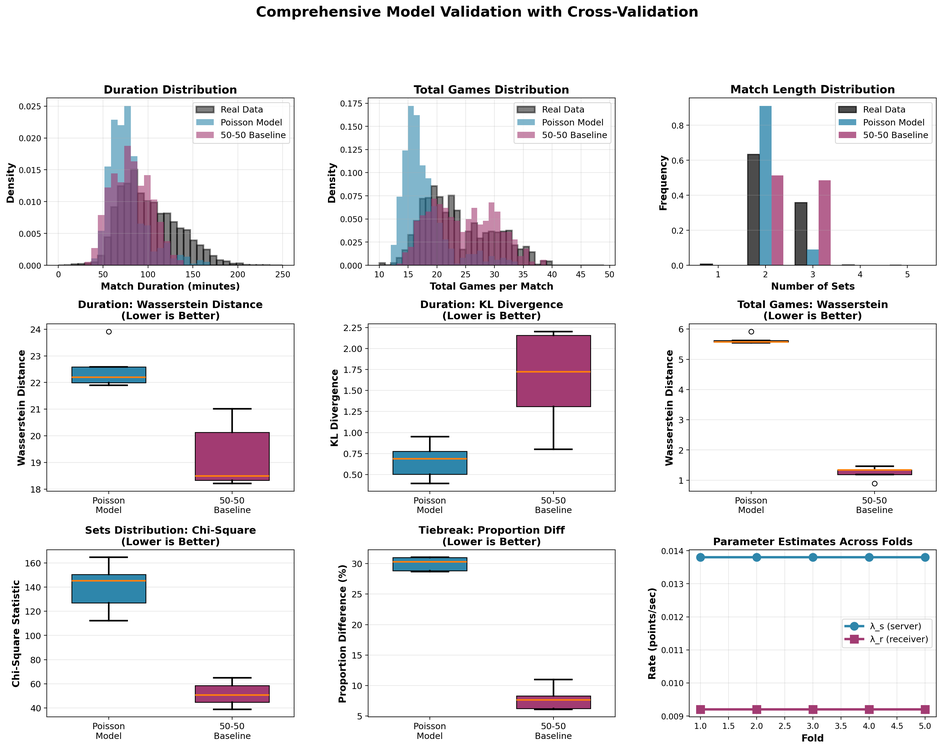
#> input picture comprehensive_validation.png, 942 x 749 px, shrunk from 3283 x 2609 before the run; its folder holds only this picture in this run
$ python -i comprehensive_validation.py   (imports and definitions only)
#> lines starting #> are read from the running program, lines starting #| are printed output that depends on the picture
import numpy as np
import pandas as pd
import matplotlib.pyplot as plt
from scipy import stats
from scipy.spatial.distance import jensenshannon
import re
from collections import Counter
from pathlib import Path
import warnings
from tqdm import tqdm
# [4 lines not run here, left out]

# ============= SIMULATION FUNCTIONS (from validate_model.py) =============

# [394 lines left out: functions simulate_game, simulate_tiebreak, simulate_set, simulate_match, run_simulation_batch, parse_score and 4 more, not called in this run]


# ============= STATISTICAL METRICS =============

def wasserstein_distance(real, sim):
    """Calculate Wasserstein distance between two distributions."""
    return stats.wasserstein_distance(real, sim)


# [130 lines left out: functions kl_divergence, js_divergence, chi_square_test, proportion_test, compute_all_metrics, not called in this run]


# ============= CROSS-VALIDATION =============

def k_fold_cross_validation(data, k=5, n_sims=1000, n_optimize=300):
    """
    Perform k-fold cross-validation.
    """
    print(f"\n{'='*70}")
    print(f"PERFORMING {k}-FOLD CROSS-VALIDATION")
    print(f"{'='*70}")

    # Shuffle data
    data_shuffled = data.sample(frac=1, random_state=42).reset_index(drop=True)
    fold_size = len(data_shuffled) // k

    results = []

    for fold_idx in range(k):
        print(f"\n--- Fold {fold_idx + 1}/{k} ---")

        # Split data
        test_start = fold_idx * fold_size
        test_end = test_start + fold_size if fold_idx < k - 1 else len(data_shuffled)

        test_data = data_shuffled.iloc[test_start:test_end].copy()
        train_data = pd.concat([
            data_shuffled.iloc[:test_start],
            data_shuffled.iloc[test_end:]
        ]).copy()

        print(f"  Train size: {len(train_data)}, Test size: {len(test_data)}")

        # Optimize Poisson model parameters on training data
        print(f"  Training Poisson model:")
        best_params = optimize_parameters(train_data, n_sims=n_optimize, verbose=True)
        lambda_s, lambda_r = best_params

        # Run simulations for Poisson model
        print(f"  Evaluating Poisson model on test data ({n_sims} simulations)...")
        sim_poisson = run_simulation_batch(lambda_s, lambda_r, n_matches=n_sims)

        # Run 50-50 baseline
        print(f"  Evaluating 50-50 baseline on test data ({n_sims} simulations)...")
        sim_5050 = baseline_50_50(n_matches=n_sims)

        # Compute metrics
        metrics_poisson = compute_all_metrics(test_data, sim_poisson, model_name=f"Poisson-Fold{fold_idx+1}")
        metrics_5050 = compute_all_metrics(test_data, sim_5050, model_name=f"50-50-Fold{fold_idx+1}")

        results.append({
            'fold': fold_idx + 1,
            'train_data': train_data,
            'test_data': test_data,
            'lambda_s': lambda_s,
            'lambda_r': lambda_r,
            'sim_poisson': sim_poisson,
            'sim_5050': sim_5050,
            'metrics_poisson': metrics_poisson,
            'metrics_5050': metrics_5050
        })

        print(f"  Results:")
        print(f"    Duration Wasserstein - Poisson: {metrics_poisson['duration_wasserstein']:.2f}, 50-50: {metrics_5050['duration_wasserstein']:.2f}")
        print(f"    Games Wasserstein    - Poisson: {metrics_poisson['games_wasserstein']:.2f}, 50-50: {metrics_5050['games_wasserstein']:.2f}")
        print(f"    Tiebreak Prop Diff   - Poisson: {metrics_poisson['tiebreak_prop_diff']*100:.2f}%, 50-50: {metrics_5050['tiebreak_prop_diff']*100:.2f}%")

    return results


# ============= VISUALIZATION =============

# [235 lines left out: functions create_comprehensive_plots, create_metrics_table, not called in this run]


# ============= MAIN EXECUTION =============

# [71 lines not run here, left out]

>>> import cv2
>>> picture = cv2.imread('comprehensive_validation.png', cv2.IMREAD_GRAYSCALE)
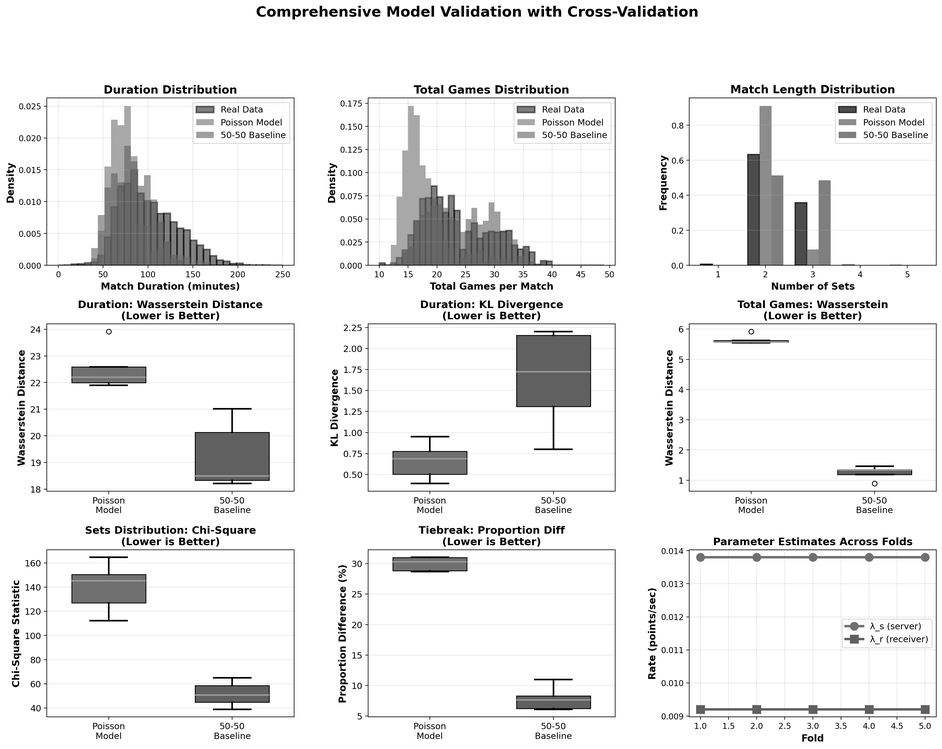
#> picture: shape (749, 942); min 0, max 255, mean 236.6
>>> result = k_fold_cross_validation(picture)
#> (the run stopped early here; a loop or call above may not have finished)

$ run again, on match_simulation_diff.png
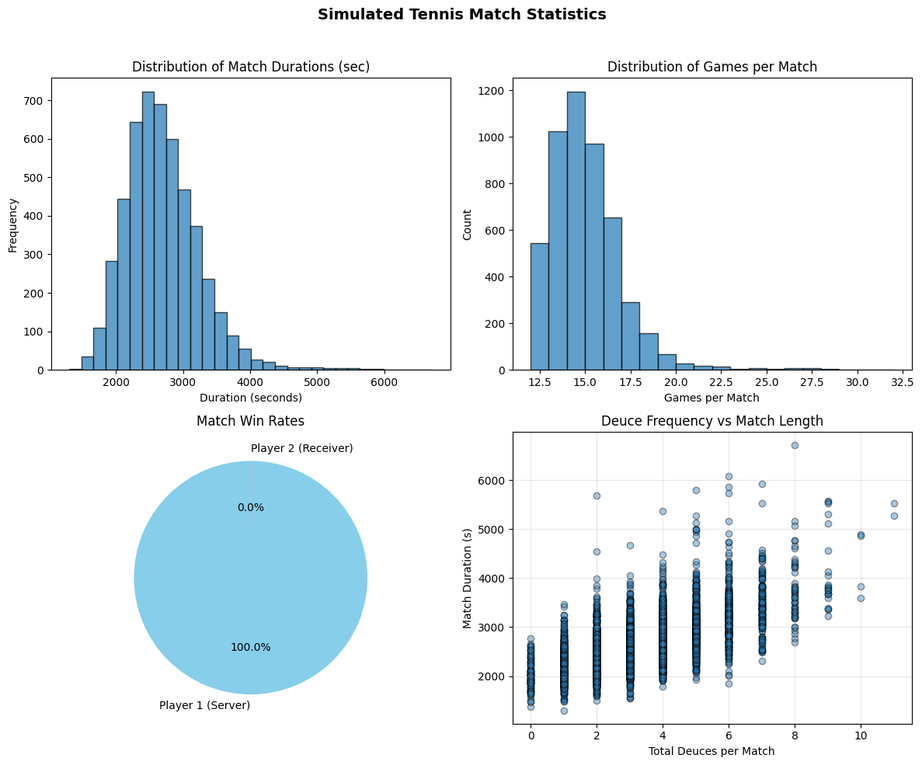
#> input picture match_simulation_diff.png, 922 x 765 px, shrunk from 1187 x 985 before the run
#> `picture = cv2.imread('comprehensive_validation.png', cv2.IMREAD_GRAYSC..`:
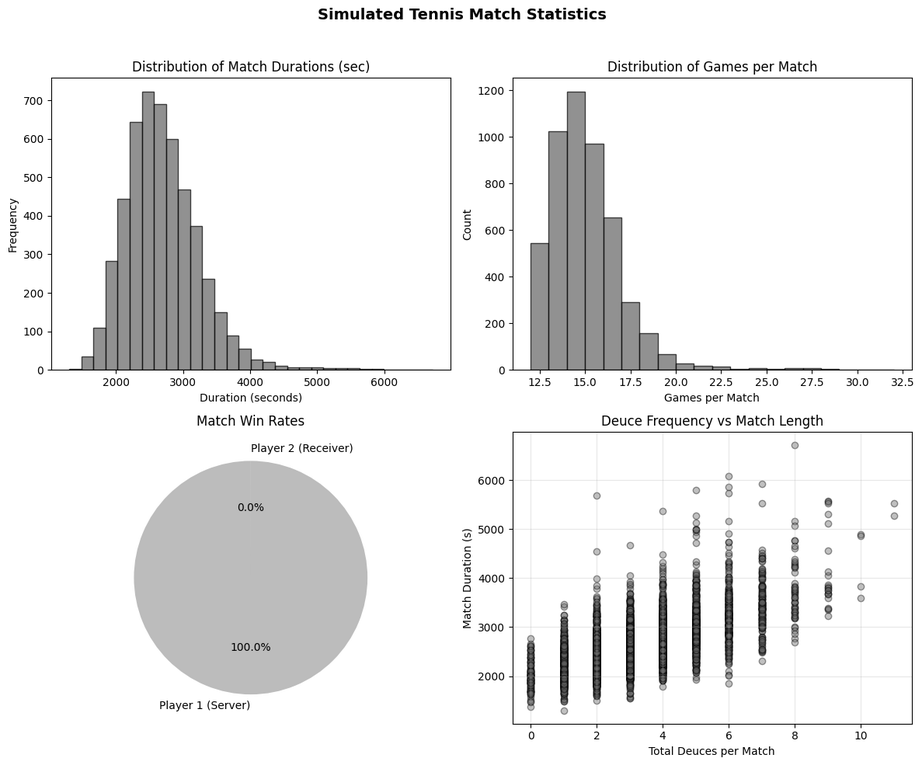
#> picture: shape (765, 922); min 0, max 255, mean 236.3

$ run again, on model_validation_baseline.png
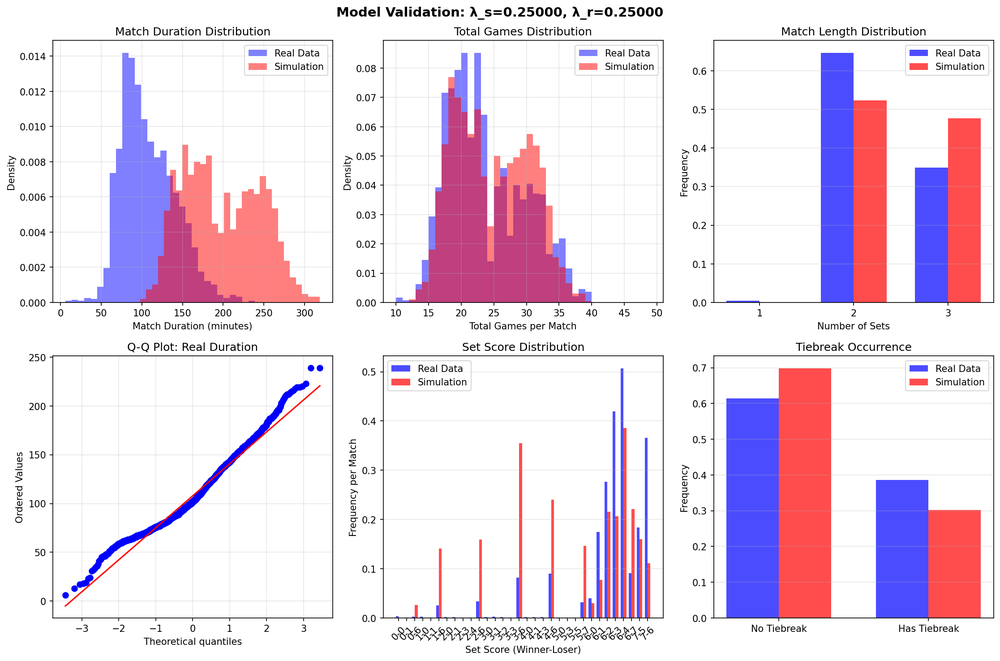
#> input picture model_validation_baseline.png, 1000 x 661 px, shrunk from 2233 x 1475 before the run
#> `picture = cv2.imread('comprehensive_validation.png', cv2.IMREAD_GRAYSC..`:
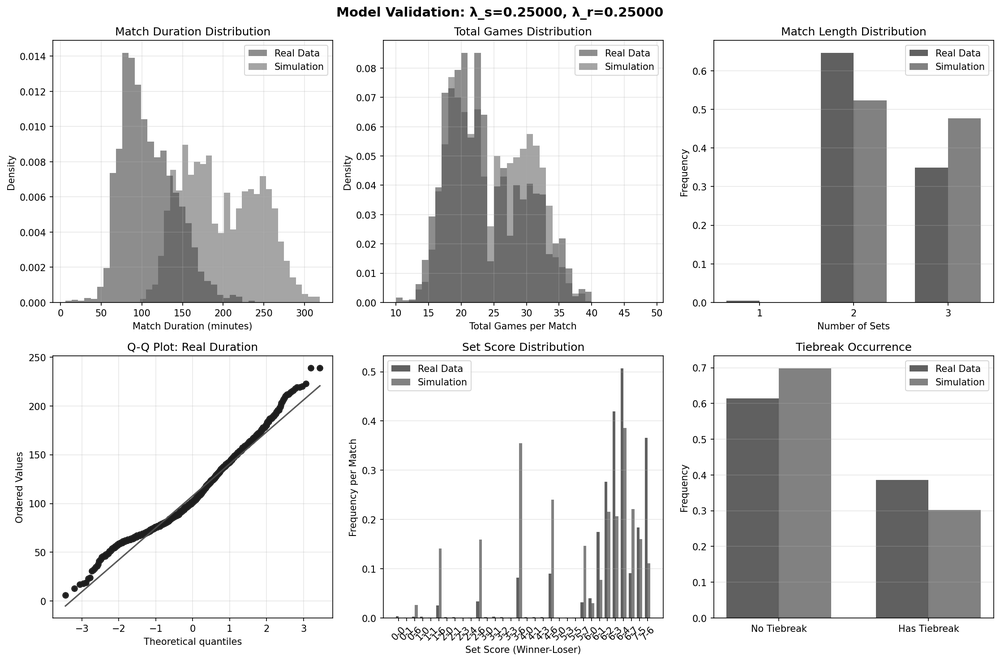
#> picture: shape (661, 1000); min 0, max 255, mean 224
